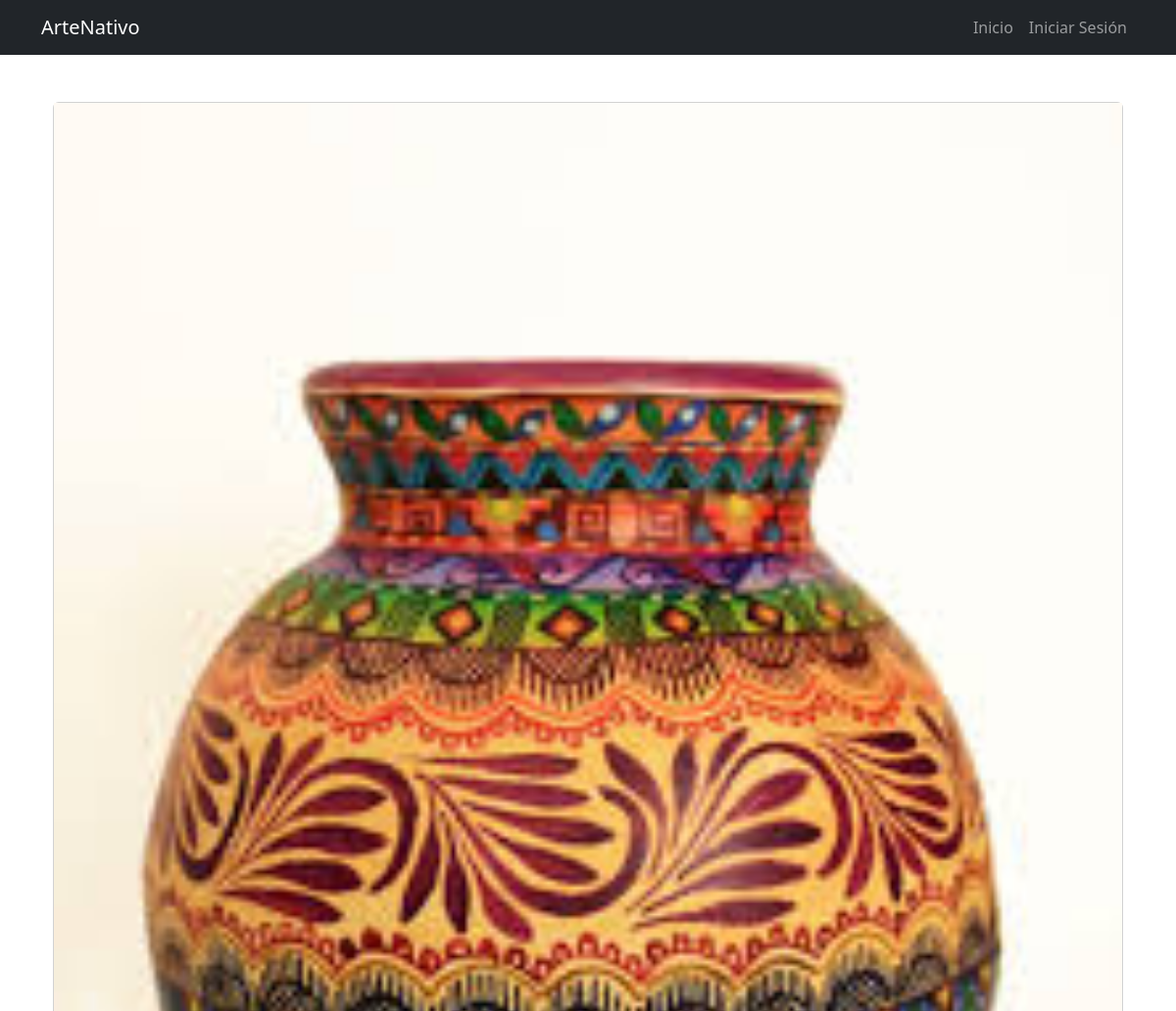
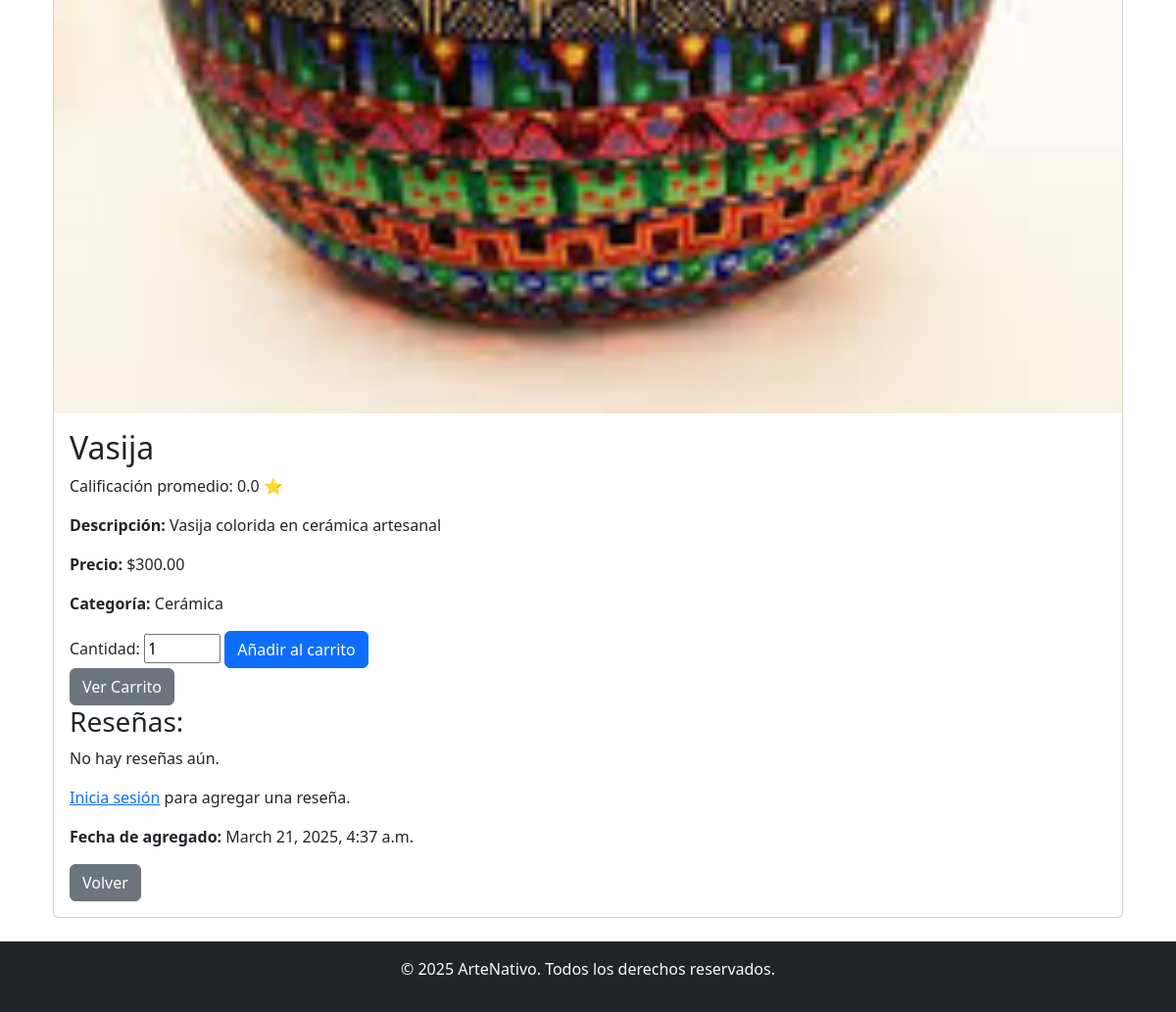
Page /products/3/ on the committed database (2 pictures, top to bottom).
### products/models.py (models this page shows, shortened)
class Product(models.Model):
    name = models.CharField(max_length=255)
    description = models.TextField()
    stock = models.PositiveIntegerField()
    price = models.DecimalField(max_digits=10, decimal_places=2)
    image = models.ImageField(
        upload_to='products/', blank=True, null=True, default='products/default.jpg')
    category = models.ForeignKey(
        Category, on_delete=models.SET_NULL, null=True, related_name="products")
    date_added = models.DateTimeField(auto_now_add=True)
    def average_rating(self):
        avg = self.reviews.aggregate(avg_rating=Avg('rating'))['avg_rating']
        return round(avg, 1) if avg else 0

class Category(models.Model):
    name = models.CharField(max_length=100, unique=True)
    def __str__(self):
        return self.name

### products/views.py (the view)
# urls.py: path('<int:product_id>/', product_detail, name='product_detail'),
def product_detail(request, product_id):
    product = get_object_or_404(Product, id=product_id)
    reviews = product.reviews.all()
    average_rating = Avg('reviews__rating')
    return render(request, 'products/product_detail.html', {'product': product, 'reviews': reviews, 'average_rating': average_rating})

### products/templates/products/product_detail.html (shortened to what this page needs)
{% extends 'products/base.html' %}
{% block content %}
<div class="container mt-5">
    <div class="card">
        {% if product.image %}
            <img src="{{ product.image.url }}" alt="{{ product.name }}" class="product-image">
        {% else %}
            <img src="/media/products/default.jpg" alt="Imagen no disponible" class="product-image">
        {% endif %}
        <div class="card-body">
            <h2>{{ product.name }}</h2>
            <p>Calificación promedio: {{ product.average_rating|default:0|floatformat:1 }} ⭐</p>
            <p><strong>Descripción:</strong> {{ product.description }}</p>
            <p><strong>Precio:</strong> ${{ product.price }}</p>
            <p><strong>Categoría:</strong> {{ product.category }}</p>
            <form method="POST" action="{% url 'add_to_cart' product.id %}">
                <label for="quantity">Cantidad:</label>
                <input type="number" name="quantity" id="quantity" value="1" min="1" max="{{ product.stock }}">
                <button type="submit" class="btn btn-primary">Añadir al carrito</button>
            </form>
            <a href="{% url 'cart_detail' %}" class="btn btn-secondary">Ver Carrito</a>
            <h3>Reseñas:</h3>
            {% if reviews %}
                {% for review in reviews %}
                    <div class="card my-2">
                        <div class="card-body">
                            <h5 class="card-title">{{ review.user.username }}</h5>
                            <p class="card-text">Rating: {{ review.rating }} ⭐</p>
                            <p class="card-text">{{ review.comment }}</p>
                        </div>
                    </div>
                {% endfor %}
            {% else %}
                <p>No hay reseñas aún.</p>
            {% endif %}
            {% if user.is_authenticated %}
                <a href="{% url 'add_review' product.id %}" class="btn btn-primary">Agregar Review</a>
            {% else %}
                <p><a href="{% url 'login' %}">Inicia sesión</a> para agregar una reseña.</p>
            {% endif %}
            <p><strong>Fecha de agregado:</strong> {{ product.date_added }}</p>
            <a href="{% url 'product_list' %}" class="btn btn-secondary">Volver</a>
        </div>
    </div>
</div>
{% endblock %}

### rows in the picture
Product: image (picture), name "Vasija", average_rating "0.0", description "Vasija colorida en cerámica artesanal", price "300.00", category "Cerámica", date_added "March 21, 2025, 4:37 a.m."
